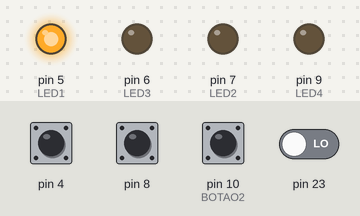
Simulated run of this sketch. Board: Arduino Uno, built with avr-gcc and run on an emulated ATmega328P. Shown: output pins drawn as LEDs (lit = HIGH). Dashed ring = blinking. Inputs (shaded band) come from the test bench; at power-on: pin 4, pin 8, pin 10 (BOTAO2) HIGH, pin 23 LOW.

Above: at 5.0 s.
5.1 s: pin 4 pulled LOW for 1 s
At 5.5 s:
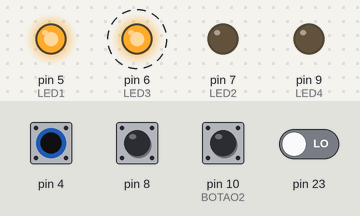
8.1 s: pin 8 pulled LOW for 0.15 s
At 8.8 s:
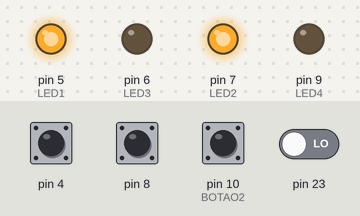
11.2 s: pin 8 pulled LOW for 1 s
At 13.9 s:
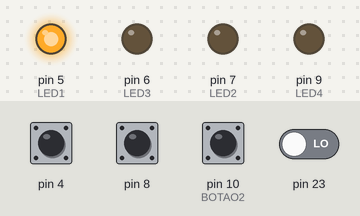
14.7 s: pin 10 (BOTAO2) pulled LOW for 0.15 s
At 15.0 s:
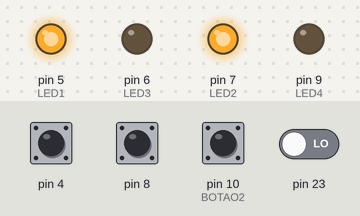
Timing chart, 0 to 18.2 s (numbered marks = the images above; inputs shaded):
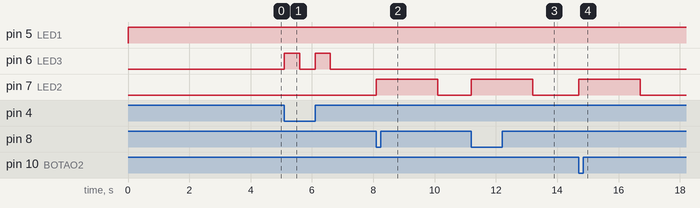

The sketch:

Aula7_pt2.ino
```cpp
#define BOTAO1 PB0
#define BOTAO2 PB2
#define BOTAO3 PD4
#define LED1 PD5
#define LED2 PD7
#define LED3 PD6
#define LED4 PB1

ISR (PCINT2_vect) {
  // if(PIND |= (BOTAO))-> SE QUISER USAR UMA VEZ O BOTAO
  PORTD |= (1 << LED3);
  _delay_ms(500);
  PORTD &= ~(1 << LED3);
}

ISR (PCINT0_vect) {
  if(PIND |= (1 << BOTAO1)){
    PORTD |= (1 << LED2);
    _delay_ms(1000);
    PORTD &= ~(1 << LED2);
  }
}

ISR (PCINT20_vect) {
  if(PINB |= (1 << BOTAO3)){
    PORTB |= (1 << LED4);
    _delay_ms(1000);
    PORTB &= ~(1 << LED4);
  }
}

int main () {
  DDRD = (1 << LED1) | (1 << LED2) | (1 << LED3);
  DDRB = (1 << LED4);
  PORTD = (1 << BOTAO3);
  PORTB = (1 << BOTAO1) | (1 << BOTAO2);

  PCICR = 0b00000101;
  PCMSK2 = 0b00010000;
  PCMSK0 = 0b10000101;
  sei();
  while (1){

    PORTD |= (1 << LED1);
    _delay_ms(250);
    PORTD &= ~(1 << LED1);

  }
}
```

Measured:
- after the input at 5.1 s, pin 6 (LED3): alternates HIGH for 0.50 s and LOW for 0.50 s, 4 changes in all, then stays LOW, starting at once
- after the input at 8.1 s, pin 7 (LED2): LOW → HIGH at once, → LOW 2.0 s later
- after the input at 11.2 s, pin 7 (LED2): LOW → HIGH at once, → LOW 2.0 s later
- after the input at 14.7 s, pin 7 (LED2): LOW → HIGH at once, → LOW 2.0 s later
